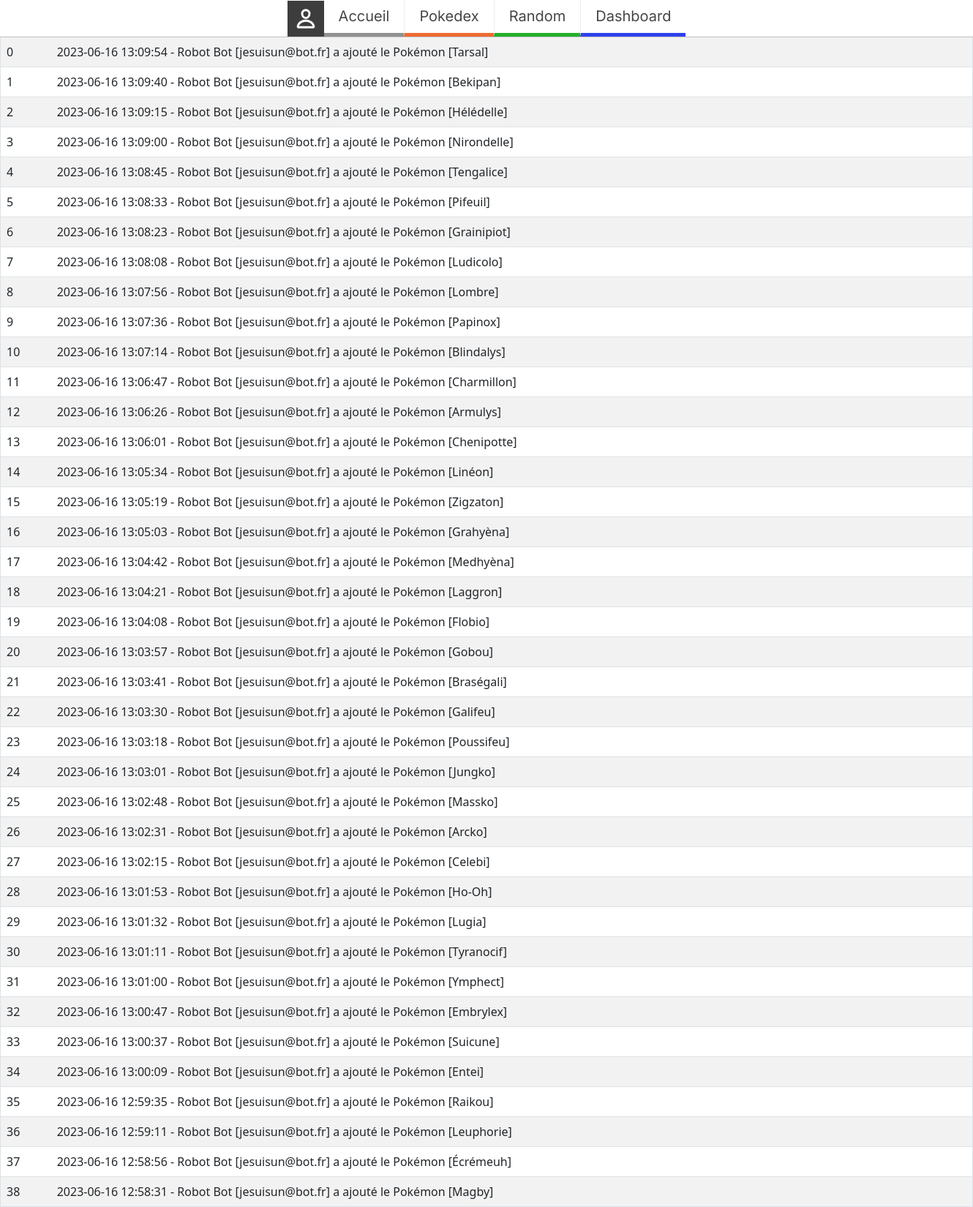
Page /logs.php (signed in, upper part) on the committed database.
### tables this page shows
CREATE TABLE `logs` (
  `l_id` int NOT NULL,
  `user_id` int NOT NULL,
  `log_description` varchar(255) NOT NULL,
  `log_pokemon` varchar(255) NOT NULL,
  `log_date` timestamp NULL DEFAULT NULL
);

CREATE TABLE `users` (
  `user_id` int NOT NULL,
  `prenom` varchar(255) NOT NULL,
  `lastname` varchar(255) NOT NULL,
  `email` varchar(255) NOT NULL,
  `pass` varchar(255) NOT NULL,
  `user_role` int NOT NULL DEFAULT '0'
);

### logs.php (the view, shortened to what this page needs)
<?php
try {
    $conn = mysqli_connect("localhost", "root", "", "projet_catalogue");
} catch (PDOException $e) {
    echo "Echec de connexion à la BDD : " . $e->getMessage();
}
$sql = "SELECT * FROM logs ORDER BY l_id DESC";
$result = mysqli_query($conn, $sql);
$resultCheck = mysqli_num_rows($result);
?>
<!DOCTYPE html>
<html lang="en">
<head>
    <link href="https://cdn.jsdelivr.net/npm/bootstrap@5.3.0/dist/css/bootstrap.min.css" rel="stylesheet">
    <link rel="stylesheet" href="CSS/style-main.css">
</head>
<body>
    <?php
    include_once "./includes/nav.php";
    if ($resultCheck > 0) {
        $rows = mysqli_fetch_all($result);
        $i = 0;
    ?>
        <table class="table table-log table-striped">
            <tbody>
                <?php
                foreach ($rows as $row) {
                    $user_id = $row[1];
                    $log_pokemon = $row[3];
                    $log_date = $row[4];
                    $logsSql = "SELECT user_id, prenom, lastname, `email` FROM users WHERE user_id = '$user_id' ";
                    $resultLog = mysqli_query($conn, $logsSql);
                    $loggerData = mysqli_fetch_assoc($resultLog);
                    $loggerInfos = $loggerData["prenom"] . " " . $loggerData["lastname"] . " [" . $loggerData["email"] . "]";
                ?>
                    <tr>
                        <td scope="row"><?= $i ?></td>
                        <td><?php echo $log_date . " - " . $loggerInfos . " " . $row[2] . "[" . $log_pokemon . "]" ?></td>
                    </tr>
                <?php
                    $i++;
                }
                ?>
            </tbody>
        </table>
    <?php
    } else {
        echo "<h1>Aucun Logs à afficher</h1>";
    }
    ?>
</body>
</html>

### includes/nav.php (shortened to what this page needs)
<nav class="main-nav">
    <ul>
        <li>
            <a class="nav-login-person">
                <div class="nav-item ni-login">
                </div>
            </a>
        </li>
        <div class="menu-nav">
            <li>
                <a href="index.php">
                    <div class="nav-item ni-1">Accueil</div>
                </a>
            </li>
            <li>
                <a href="pokedex.php">
                    <div class="nav-item ni-3">Pokedex</div>
                </a>
            </li>
            <li>
                <div class="nav-item ni-4">Random</div>
            </li>
            <?php if (isset($_SESSION["user"]["email"])) {
                include_once "profile_btn.php";
            } ?>
        </div>
    </ul>
</nav>

### includes/profile_btn.php
<li>
    <a href="profil.php">
        <div class="nav-item ni-5">Dashboard</div>
    </a>
</li>

### CSS/style-main.css (style rules this page uses)
html { scroll-behavior: smooth; }
body * { margin: 0; padding: 0; box-sizing: border-box; }
body { display: flex; flex-direction: column; align-items: center; justify-content: center; overflow-x: hidden; box-sizing: border-box; }
body>* { border-inline: #bfbfbf 1px solid; }
.main-nav { width: 1440px; border: #bfbfbf 1px solid; margin-bottom: 0px; border-top: none; }
.main-nav ul { display: flex; flex-direction: row; justify-content: center; align-items: center; padding: 0px; margin: 0px; }
.main-nav li { list-style: none; z-index: 10; }
.main-nav li a { color: #464646; text-decoration: none; }
.nav-item { font-family: 'Inter'; font-style: normal; font-weight: 400; font-size: 20px; line-height: 24px; text-align: center; height: 50px; background: #ffffff; color: #464646; display: flex; flex-direction: column; justify-content: space-between; align-items: center; padding: 10px 20px; cursor: pointer; z-index: 10; }
.ni-login { background: #3D3D3D; width: 50px; height: 49px; position: relative; }
.ni-1 { border-bottom: #919191 5px solid; transition: background-color ease-in-out 200ms; }
.ni-3 { border-left: #ebebeb solid 0.5px; border-bottom: #EE6B2F 5px solid; transition: background-color ease-in-out 200ms; }
.ni-4 { border-left: #ebebeb solid 0.5px; border-bottom: #23B028 5px solid; transition: background-color ease-in-out 200ms; }
.ni-5 { border-left: #ebebeb solid 0.5px; border-bottom: #2F42EE 5px solid; transition: background-color ease-in-out 200ms; }
.menu-nav { display: flex; }
table.table-log { max-width: 1440px; }
.table-log { width: 100%; }

### rows in the picture
logs: log_date "2023-06-16 13:09:54", user.email "Robot Bot [jesuisun@bot.fr]", log_description "a ajouté le Pokémon", log_pokemon "Tarsal"
logs: log_date "2023-06-16 13:09:40", user.email "Robot Bot [jesuisun@bot.fr]", log_description "a ajouté le Pokémon", log_pokemon "Bekipan"
logs: log_date "2023-06-16 13:09:15", user.email "Robot Bot [jesuisun@bot.fr]", log_description "a ajouté le Pokémon", log_pokemon "Hélédelle"
logs: log_date "2023-06-16 13:09:00", user.email "Robot Bot [jesuisun@bot.fr]", log_description "a ajouté le Pokémon", log_pokemon "Nirondelle"
logs: log_date "2023-06-16 13:08:45", user.email "Robot Bot [jesuisun@bot.fr]", log_description "a ajouté le Pokémon", log_pokemon "Tengalice"
logs: log_date "2023-06-16 13:08:33", user.email "Robot Bot [jesuisun@bot.fr]", log_description "a ajouté le Pokémon", log_pokemon "Pifeuil"
logs: log_date "2023-06-16 13:08:23", user.email "Robot Bot [jesuisun@bot.fr]", log_description "a ajouté le Pokémon", log_pokemon "Grainipiot"
logs: log_date "2023-06-16 13:08:08", user.email "Robot Bot [jesuisun@bot.fr]", log_description "a ajouté le Pokémon", log_pokemon "Ludicolo"
logs: log_date "2023-06-16 13:07:56", user.email "Robot Bot [jesuisun@bot.fr]", log_description "a ajouté le Pokémon", log_pokemon "Lombre"
logs: log_date "2023-06-16 13:07:36", user.email "Robot Bot [jesuisun@bot.fr]", log_description "a ajouté le Pokémon", log_pokemon "Papinox"
logs: log_date "2023-06-16 13:07:14", user.email "Robot Bot [jesuisun@bot.fr]", log_description "a ajouté le Pokémon", log_pokemon "Blindalys"
logs: log_date "2023-06-16 13:06:47", user.email "Robot Bot [jesuisun@bot.fr]", log_description "a ajouté le Pokémon", log_pokemon "Charmillon"
logs: log_date "2023-06-16 13:06:26", user.email "Robot Bot [jesuisun@bot.fr]", log_description "a ajouté le Pokémon", log_pokemon "Armulys"
logs: log_date "2023-06-16 13:06:01", user.email "Robot Bot [jesuisun@bot.fr]", log_description "a ajouté le Pokémon", log_pokemon "Chenipotte"
logs: log_date "2023-06-16 13:05:34", user.email "Robot Bot [jesuisun@bot.fr]", log_description "a ajouté le Pokémon", log_pokemon "Linéon"
logs: log_date "2023-06-16 13:05:19", user.email "Robot Bot [jesuisun@bot.fr]", log_description "a ajouté le Pokémon", log_pokemon "Zigzaton"
logs: log_date "2023-06-16 13:05:03", user.email "Robot Bot [jesuisun@bot.fr]", log_description "a ajouté le Pokémon", log_pokemon "Grahyèna"
logs: log_date "2023-06-16 13:04:42", user.email "Robot Bot [jesuisun@bot.fr]", log_description "a ajouté le Pokémon", log_pokemon "Medhyèna"
logs: log_date "2023-06-16 13:04:21", user.email "Robot Bot [jesuisun@bot.fr]", log_description "a ajouté le Pokémon", log_pokemon "Laggron"
logs: log_date "2023-06-16 13:04:08", user.email "Robot Bot [jesuisun@bot.fr]", log_description "a ajouté le Pokémon", log_pokemon "Flobio"
logs: log_date "2023-06-16 13:03:57", user.email "Robot Bot [jesuisun@bot.fr]", log_description "a ajouté le Pokémon", log_pokemon "Gobou"
logs: log_date "2023-06-16 13:03:41", user.email "Robot Bot [jesuisun@bot.fr]", log_description "a ajouté le Pokémon", log_pokemon "Braségali"
logs: log_date "2023-06-16 13:03:30", user.email "Robot Bot [jesuisun@bot.fr]", log_description "a ajouté le Pokémon", log_pokemon "Galifeu"
logs: log_date "2023-06-16 13:03:18", user.email "Robot Bot [jesuisun@bot.fr]", log_description "a ajouté le Pokémon", log_pokemon "Poussifeu"
logs: log_date "2023-06-16 13:03:01", user.email "Robot Bot [jesuisun@bot.fr]", log_description "a ajouté le Pokémon", log_pokemon "Jungko"
logs: log_date "2023-06-16 13:02:48", user.email "Robot Bot [jesuisun@bot.fr]", log_description "a ajouté le Pokémon", log_pokemon "Massko"
logs: log_date "2023-06-16 13:02:31", user.email "Robot Bot [jesuisun@bot.fr]", log_description "a ajouté le Pokémon", log_pokemon "Arcko"
logs: log_date "2023-06-16 13:02:15", user.email "Robot Bot [jesuisun@bot.fr]", log_description "a ajouté le Pokémon", log_pokemon "Celebi"
logs: log_date "2023-06-16 13:01:53", user.email "Robot Bot [jesuisun@bot.fr]", log_description "a ajouté le Pokémon", log_pokemon "Ho-Oh"
logs: log_date "2023-06-16 13:01:32", user.email "Robot Bot [jesuisun@bot.fr]", log_description "a ajouté le Pokémon", log_pokemon "Lugia"
logs: log_date "2023-06-16 13:01:11", user.email "Robot Bot [jesuisun@bot.fr]", log_description "a ajouté le Pokémon", log_pokemon "Tyranocif"
logs: log_date "2023-06-16 13:01:00", user.email "Robot Bot [jesuisun@bot.fr]", log_description "a ajouté le Pokémon", log_pokemon "Ymphect"
logs: log_date "2023-06-16 13:00:47", user.email "Robot Bot [jesuisun@bot.fr]", log_description "a ajouté le Pokémon", log_pokemon "Embrylex"
logs: log_date "2023-06-16 13:00:37", user.email "Robot Bot [jesuisun@bot.fr]", log_description "a ajouté le Pokémon", log_pokemon "Suicune"
logs: log_date "2023-06-16 13:00:09", user.email "Robot Bot [jesuisun@bot.fr]", log_description "a ajouté le Pokémon", log_pokemon "Entei"
logs: log_date "2023-06-16 12:59:35", user.email "Robot Bot [jesuisun@bot.fr]", log_description "a ajouté le Pokémon", log_pokemon "Raikou"
logs: log_date "2023-06-16 12:59:11", user.email "Robot Bot [jesuisun@bot.fr]", log_description "a ajouté le Pokémon", log_pokemon "Leuphorie"
logs: log_date "2023-06-16 12:58:56", user.email "Robot Bot [jesuisun@bot.fr]", log_description "a ajouté le Pokémon", log_pokemon "Écrémeuh"
logs: log_date "2023-06-16 12:58:31", user.email "Robot Bot [jesuisun@bot.fr]", log_description "a ajouté le Pokémon", log_pokemon "Magby"
